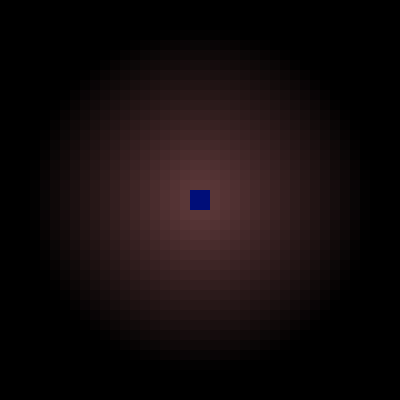
Frame 1 (no input)
Frame 60 (the mouse pressed at the canvas centre just before this capture): identical to frame 1, image omitted
Frame 120 (the mouse held since frame 60 and released just before this capture): identical to frame 1, image omitted

The Processing sketch that drew this single still picture (run headless with seeded random() and noise(); from frame 60 on, the mouse is pressed at the canvas centre):

// Processing sketch: luz
// ── luz.pde
int[][] luz;
Jugador j1;

void setup() {
  size(400, 400);
  frameRate(60);
  noStroke();
  colorMode(HSB, 256);
  smooth();
  luz = new int[width/10][height/10];
  for (int i = 0; i < height/10; i++){
    for (int j = 0; j < width/10; j++){
       luz[j][i] = 255;   
    }
  }
  background(0);
  j1 = new Jugador(200, 200);
}

void draw() {
  fill(255,100,100);
  rect(0,0,width,height);
  //background(0);
  j1.act();
  
  //luz 
  for (int i = 0; i < height/10; i++){
    for (int j = 0; j < width/10; j++){
       int cx,cy;
       cx = j * 10;
       cy = i * 10;
       float alp = dist(cx+5,cy+5,j1.x,j1.y)*1.5;
       fill(0, alp);
       rect(cx,cy,10,10);
    }
  }
}

void keyPressed() {
  if (keyCode == UP) {
    j1.arriba = true;
    j1.tecla = 1;
  }
  if (keyCode == DOWN) {
    j1.abajo = true;
    j1.tecla = 2;
  }
  if (keyCode == LEFT) {
    j1.izquierda = true;
    j1.tecla = 3;
  }
  if (keyCode == RIGHT) {
    j1.derecha = true;
    j1.tecla = 4;
  }
}
void keyReleased() {
  if (keyCode == UP)
    j1.arriba = false;
  if (keyCode == DOWN)
    j1.abajo = false;
  if (keyCode == LEFT)
    j1.izquierda = false;
  if (keyCode == RIGHT)
    j1.derecha = false;

  j1.tecla = 0;
  if (j1.arriba)
    j1.tecla = 1;
  if (j1.abajo)
    j1.tecla = 2;
  if (j1.izquierda)
    j1.tecla = 3;
  if (j1.derecha)
    j1.tecla = 4;
}


// ── Jugador.pde
class Jugador {
  color c;
  float x, y, tam, vel;
  boolean arriba, abajo, derecha, izquierda;
  int tecla, fuerza;

  Jugador(float nx, float ny) {
    x = nx;
    y = ny;
    tam = 20;
    vel = 1;
    c = color(random(256), 255, 127);
    tecla = 0;
    arriba = false;
    abajo = false;
    derecha = false;
    izquierda = false;
  }

  void act() {
    mover();
    draw();
  }

  void draw() {
    noStroke();
    fill(c);
    float aux = tam/2;
    rect(x-aux, y-aux, tam, tam);
  }

  void mover() {
    //mueve todo
    if (tecla == 1) {
      y -= vel;
    }
    if (tecla == 2) {
      y += vel;
    }
    if (tecla == 3) {
      x -= vel;
    }
    if (tecla == 4) {
      x += vel;
    }
  }
}
